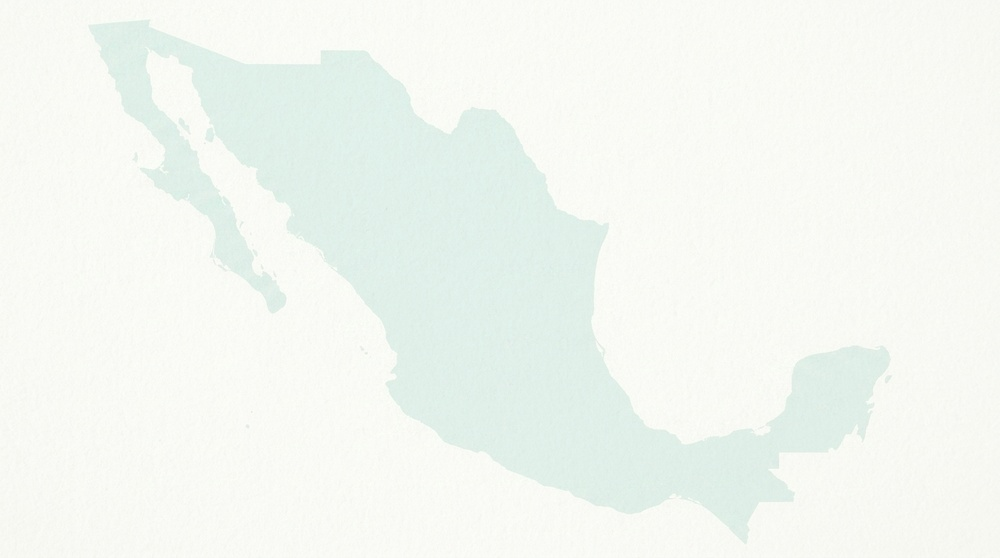
#> input picture Mapa_de_México_verde_background_202605131702.jpeg, 1000 x 558 px, shrunk from 1376 x 768 before the run, found by its file name
$ python figura_b1.py
#> lines starting #> are read from the running program, lines starting #| are printed output that depends on the picture
"""
Figura B.1 — Distribución de los Servicios Fijos con respecto del total de hogares a nivel nacional
Fuente: IFT con datos de la ENDUTIH 2023, del INEGI.
"""

import matplotlib
matplotlib.use('Agg')
import matplotlib.pyplot as plt
from matplotlib.patches import FancyBboxPatch
import numpy as np
import os

BASE_DIR = os.path.abspath(os.path.join(os.path.dirname(__file__), '..', '..'))
OUTPUT_DIR = os.path.join(BASE_DIR, 'output')
os.makedirs(OUTPUT_DIR, exist_ok=True)
OUTPUT_PATH = os.path.join(OUTPUT_DIR, 'Figura_B1.png')

TOTAL_HOG   = 38_627_319
pct_tres    = 21
pct_dos     = 34
pct_uno     = 25
pct_ninguno = 20

un_srv  = {'Solo\nTV Rest.': 6, 'Solo\nTelefonía': 1, 'Solo\nInternet': 18}
dos_srv = {'Internet +\nTelefonía': 20, 'TV Rest. +\nInternet': 13, 'TV Rest. +\nTelefonía': 1}

C_TRES    = '#132b2d'
C_DOS     = '#3b6667'
C_UNO     = '#64a0a1'
C_NINGUNO = '#86adae'
C_TEXT    = '#3c3c3b'

plt.rcParams['font.family'] = ['Noto Sans', 'DejaVu Sans', 'sans-serif']
fig = plt.figure(figsize=(16, 9), facecolor='white')


# ══════════════════════════════════════════════════════════════════════════════
# HELPER: nube de dialogo con cola triangular
# ══════════════════════════════════════════════════════════════════════════════
def draw_bubble(ax, bx, by, bw, bh, side='left',
                fc='white', ec='#b0b0b0', lw=1.0, zorder=5, corner=0.07,
                tail_frac=0.22):
    mid_x = bx + bw / 2
    mid_y = by + bh / 2
    tw = min(bw, bh) * tail_frac
    td = min(bw, bh) * 0.28

    if side == 'left':
        p1  = (bx, mid_y + tw / 2)
        p2  = (bx, mid_y - tw / 2)
        tip = (bx - td, mid_y)
    elif side == 'right':
        p1  = (bx + bw, mid_y - tw / 2)
        p2  = (bx + bw, mid_y + tw / 2)
        tip = (bx + bw + td, mid_y)
    elif side == 'bottom':
        p1  = (mid_x - tw / 2, by)
        p2  = (mid_x + tw / 2, by)
        tip = (mid_x, by - td)
    else:  # top
        p1  = (mid_x + tw / 2, by + bh)
        p2  = (mid_x - tw / 2, by + bh)
        tip = (mid_x, by + bh + td)

    rect = FancyBboxPatch((bx, by), bw, bh,
                          boxstyle=f'round,pad=0.0,rounding_size={corner}',
                          linewidth=lw, edgecolor=ec, facecolor=fc, zorder=zorder)
    ax.add_patch(rect)
    tri = plt.Polygon([p1, tip, p2], closed=True,
                      facecolor=fc, edgecolor=ec, linewidth=lw, zorder=zorder)
    ax.add_patch(tri)
    ax.plot([p1[0], p2[0]], [p1[1], p2[1]], color=fc, lw=lw + 1.2, zorder=zorder + 1)
    return tip


# ══════════════════════════════════════════════════════════════════════════════
# ENCABEZADO — un solo renglón
# ══════════════════════════════════════════════════════════════════════════════
fig.text(0.028, 0.952, '   ', fontsize=2, va='center',
         bbox=dict(boxstyle='round,pad=1.6,rounding_size=0.2',
                   facecolor='#4a7d75', edgecolor='none'))
fig.text(0.046, 0.952, 'Figura B.1.', fontsize=13, fontweight='bold',
         color=C_TEXT, va='center')
fig.text(0.130, 0.952,
         'Distribución de los Servicios Fijos con respecto del total de hogares a nivel nacional',
         fontsize=13, color=C_TEXT, va='center')

# ══════════════════════════════════════════════════════════════════════════════
# PASTEL — eje mas amplio para que las nubes no se corten
# ══════════════════════════════════════════════════════════════════════════════
ax_pie = fig.add_axes([0.00, 0.11, 0.53, 0.78])
ax_pie.set_aspect('equal')
ax_pie.set_xlim(-1.65, 1.65)
ax_pie.set_ylim(-1.38, 1.38)
ax_pie.axis('off')

# ── Imagen de fondo (Mapa de México) ──────────────────────────────────────────
bg_path = r"C:\Users\ivan-\Documents\GitHub\anuario\Mapa_de_México_verde_background_202605131702.jpeg"
if os.path.exists(bg_path):
    img = plt.imread(bg_path)
#> img is the input picture: shape (558, 1000, 3); mean R, G, B 242.9, 247.3, 241.7
    # Se coloca al fondo (zorder=0) y con cierta transparencia para no saturar
    ax_pie.imshow(img, extent=[-1.65, 1.65, -1.38, 1.38], aspect='auto',
                  zorder=0, alpha=0.6)


r_pie = 0.68
sizes      = [pct_tres, pct_dos, pct_uno, pct_ninguno]
colors_pie = [C_TRES, C_DOS, C_UNO, C_NINGUNO]

wedges, _ = ax_pie.pie(
    sizes, colors=colors_pie, explode=(0.03,)*4,
    startangle=90, counterclock=False, radius=r_pie,
    wedgeprops=dict(linewidth=2.0, edgecolor='white')
)

# ── Nubes del pastel ──────────────────────────────────────────────────────────
# Calculadas para que la PUNTA de la cola quede sobre el borde del wedge.
# tip_x (side='left')  = bx - bh*0.28   → queremos ≈ r_pie*cos(theta_mid)
# tip_x (side='right') = bx+bw + bh*0.28

bubble_cfg = [
    # wi,  bx,    by,    bw,    bh,    side,    pct_txt,         lbl
    (0,   0.60,  0.54,  0.62,  0.52,  'left',  f'{pct_tres}%',
     'Tres servicios\n(Telefonia Fija +\nTV Restringida + Internet)'),
    (1,   0.60, -0.68,  0.50,  0.38,  'left',  f'{pct_dos}%',   'Dos servicios'),
    (2,  -1.23, -0.56,  0.50,  0.38,  'right', f'{pct_uno}%',   'Un servicio'),
    (3,  -1.23,  0.24,  0.50,  0.32,  'right', f'{pct_ninguno}%','Ninguno'),
]

for wi, bx, by, bw, bh, side, pct_txt, lbl in bubble_cfg:
    draw_bubble(ax_pie, bx, by, bw, bh, side=side,
                fc='white', ec='#b0b0b0', lw=0.9, corner=0.06, zorder=5)
    ax_pie.text(bx + bw/2, by + bh * 0.68, pct_txt,
                ha='center', va='center', fontsize=21, fontweight='bold',
                color=C_TEXT, zorder=7)
    ax_pie.text(bx + bw/2, by + bh * 0.26, lbl,
                ha='center', va='center', fontsize=7.0, color=C_TEXT,
                linespacing=1.3, zorder=7)

# ── Callout "Total de hogares" — solo rectángulo redondeado, sin cola ─────────
tbx, tby, tbw, tbh = -1.22, -1.22, 0.82, 0.38
rect_tot = FancyBboxPatch((tbx, tby), tbw, tbh,
                          boxstyle='round,pad=0.0,rounding_size=0.06',
                          linewidth=0.9, edgecolor='#b0b0b0', facecolor='white',
                          zorder=5)
ax_pie.add_patch(rect_tot)
ax_pie.text(tbx + tbw/2, tby + tbh * 0.72, 'Total de hogares en México:',
            ha='center', va='center', fontsize=7.5, color=C_TEXT, zorder=7)
ax_pie.text(tbx + tbw/2, tby + tbh * 0.28, f'{TOTAL_HOG:,}',
            ha='center', va='center', fontsize=12.5, fontweight='bold',
            color=C_TEXT, zorder=7)


# ══════════════════════════════════════════════════════════════════════════════
# PANELES LATERALES DE BARRAS
# ══════════════════════════════════════════════════════════════════════════════
def draw_panel_bubble(fig, left, bottom, width, height,
                      cats, vals, bar_colors, title, title_color):
    """
    Panel de barras con caja redondeada y cola izquierda.
    Correcciones:
      - Titulo via fig.text para alineacion izquierda limpia (no encima de barras).
      - ylim generoso para que chips queden dentro.
      - xlim simetrico para centrar barras.
      - pad_b amplio para xticklabels de dos lineas.
    """
#> called with left = 0.527, bottom = 0.51, width = 0.448, height = 0.388, title = 'Un servicio', title_color = '#64a0a1'
    # Fondo redondeado
    ax_bg = fig.add_axes([left, bottom, width, height], zorder=2)
    ax_bg.set_xlim(0, 1)
    ax_bg.set_ylim(0, 1)
    ax_bg.axis('off')
    ax_bg.patch.set_visible(False)

    rect = FancyBboxPatch((0, 0), 1, 1,
                          boxstyle='round,pad=0.0,rounding_size=0.012',
                          linewidth=1.0, edgecolor='#c0c0c0', facecolor='#F8F8FA',
                          transform=ax_bg.transAxes, zorder=1, clip_on=False)
    ax_bg.add_patch(rect)

    # Cola izquierda
    mid_y  = 0.50
    tw_ax  = 0.09
    td_adj = 0.046 * (height / width)
    p1  = (0.0, mid_y + tw_ax / 2)
    p2  = (0.0, mid_y - tw_ax / 2)
    tip = (-td_adj, mid_y)
    tri = plt.Polygon([p1, tip, p2], closed=True,
                      facecolor='#F8F8FA', edgecolor='#c0c0c0', linewidth=1.0,
                      transform=ax_bg.transAxes, zorder=1, clip_on=False)
    ax_bg.add_patch(tri)
    ax_bg.plot([0, 0], [p1[1], p2[1]], color='#F8F8FA',
               lw=2.5, transform=ax_bg.transAxes, zorder=2, clip_on=False)

    # Titulo alineado izquierda, encima del area de barras
    fig.text(left + width * 0.07,
             bottom + height * 0.91,
             title,
             fontsize=10, color=title_color, fontweight='bold',
             ha='left', va='center', zorder=10)

    # Margenes del axes de barras
    pad_l = 0.10   # izquierda (cola)
    pad_r = 0.04   # derecha
    pad_b = 0.24   # abajo (xticklabels 2 lineas)
    pad_t = 0.24   # arriba (titulo + chips)

    ax = fig.add_axes([
        left   + width  * pad_l,
        bottom + height * pad_b,
        width  * (1 - pad_l - pad_r),
        height * (1 - pad_b - pad_t),
    ], zorder=3)
    ax.set_facecolor('none')

    n = len(cats)
    xs = np.arange(n)
    bar_width = 0.45

    bars = ax.bar(xs, vals, color=bar_colors,
                  width=bar_width, edgecolor='white', linewidth=1.2, zorder=3)

    y_max = max(vals)
    ax.set_ylim(0, y_max * 1.80)   # espacio generoso para chips

    for bar, v in zip(bars, vals):
        cx_ = bar.get_x() + bar.get_width() / 2
        cy_ = bar.get_height()
        ax.text(cx_, cy_ + y_max * 0.05, f'{v}%',
                ha='center', va='bottom',
                fontsize=11, fontweight='bold', color=C_TEXT, zorder=6,
                bbox=dict(boxstyle='round,pad=0.25,rounding_size=0.4',
                          facecolor='white', edgecolor=title_color, linewidth=0.9))

    ax.tick_params(left=False, bottom=False, labelleft=False)
    for sp in ax.spines.values():
        sp.set_visible(False)
    ax.set_xticks(xs)
    ax.set_xticklabels(cats, fontsize=8.0, color=C_TEXT, linespacing=1.2)
    ax.tick_params(axis='x', pad=4, length=0)
    ax.set_xlim(-0.65, n - 1 + 0.65)   # centrado simetrico


# ── Panel "Un servicio" ───────────────────────────────────────────────────────
draw_panel_bubble(
    fig,
    left=0.527, bottom=0.510, width=0.448, height=0.388,
    cats=list(un_srv.keys()), vals=list(un_srv.values()),
    bar_colors=['#5c9596', '#64a0a1', '#86adae'],
    title='Un servicio', title_color=C_UNO,
)

# ── Panel "Dos servicios" ─────────────────────────────────────────────────────
draw_panel_bubble(
    fig,
    left=0.527, bottom=0.103, width=0.448, height=0.388,
    cats=list(dos_srv.keys()), vals=list(dos_srv.values()),
    bar_colors=['#234244', '#3b6667', '#4c7d7e'],
    title='Dos servicios', title_color=C_DOS,
)

# ══════════════════════════════════════════════════════════════════════════════
# NOTAS Y FUENTE
# ══════════════════════════════════════════════════════════════════════════════
fig.text(0.040, 0.055, "Fuente:", fontweight='bold', fontsize=8, color=C_TEXT)
fig.text(0.083, 0.055,
         "IFT con datos de la ENDUTIH 2023, del INEGI. "
         "Datos disponibles en https://www.inegi.org.mx/programas/endutih/2023/.",
         fontsize=8, color=C_TEXT)
fig.text(0.040, 0.033, "Nota:", fontweight='bold', fontsize=8, color=C_TEXT)
fig.text(0.073, 0.033,
         "Los porcentajes pueden no sumar 100% debido al redondeo.",
         fontsize=8, color=C_TEXT)

# ══════════════════════════════════════════════════════════════════════════════
# GUARDADO
# ══════════════════════════════════════════════════════════════════════════════
plt.savefig(OUTPUT_PATH, dpi=200, bbox_inches='tight',
            facecolor='white', edgecolor='none')
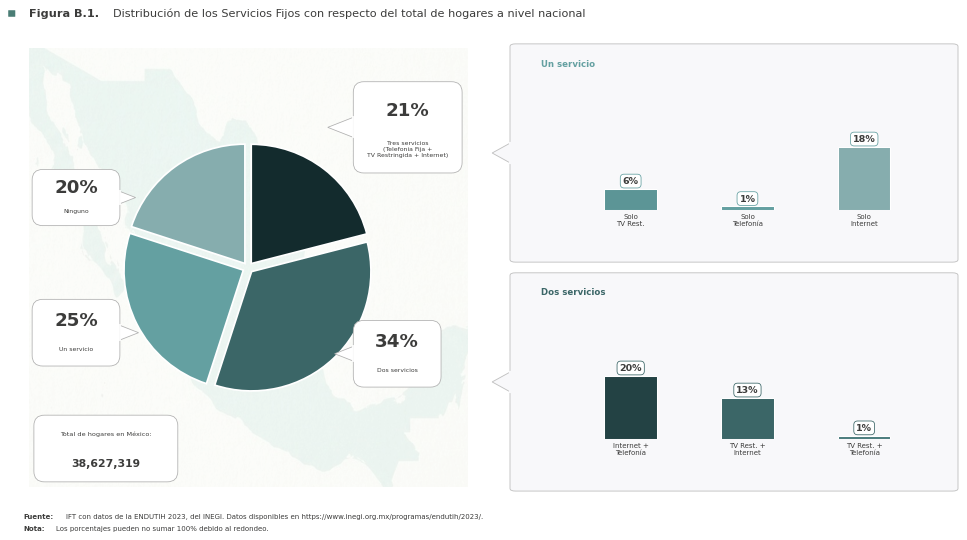
#> figure drawn by matplotlib, 5 panels
print(f"Figura guardada en: {OUTPUT_PATH}")
plt.close()
print("Listo.")
